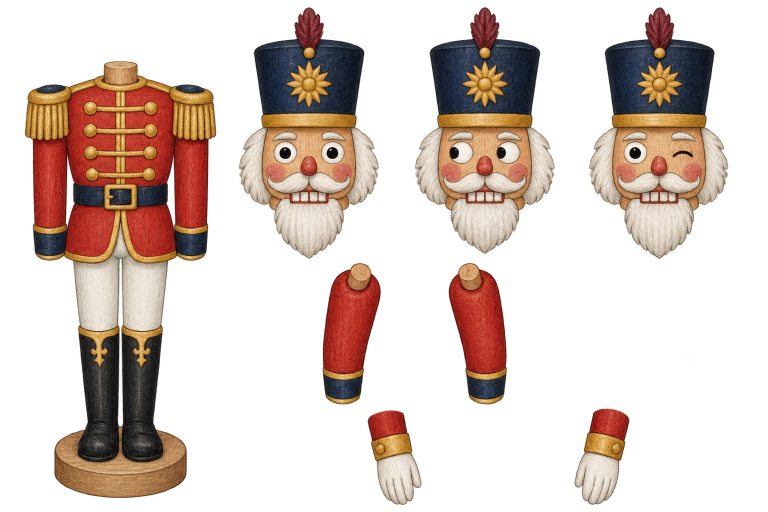
#> input picture nutcracker-midnight-dream/src/assets/gouache/sheets/nutcracker-sheet.png, 1536 x 1024 px, found by its file name (shown at 1/2 size); its folder holds 7 pictures in this run; the run also reads 3 pictures not shown here
$ python build-cast.py
#> lines starting #> are read from the running program, lines starting #| are printed output that depends on the picture; after the words box and inside, x2 and y2 are one past the last pixel; in counts of white or black regions, pixels touching at a corner belong together
"""Cut the AI-painted parts sheets (src/assets/gouache/sheets) into the
named rig pieces used by src/components/PaintedCast.tsx.
Boxes are in sheet pixels; pivots are documented in PaintedCast.tsx."""
import os
import numpy as np
from PIL import Image, ImageFilter

S = 'src/assets/gouache/sheets/'
O = 'public/gouache/cast/'
os.makedirs(O, exist_ok=True)


def crop(sheet, box, name, keep=None):
    im = Image.open(S + sheet).convert('RGBA').crop(box)
    if keep is not None:
        keep(im)
    im.save(O + name + '.png')
    return im


# ---------- Nutcracker ----------
NB = (48, 120, 436, 1000)
body = Image.open(S + 'nutcracker-sheet.png').convert('RGBA').crop(NB)
a = np.asarray(body).copy()
h, w = a.shape[:2]
#> h = 880; w = 388
yy, xx = np.mgrid[0:h, 0:w]
# epaulettes become their own overlay so the separate arms tuck underneath
ep = ((yy > 40) & (yy < 168) & ((xx < 102) | (xx > 286)))
epa = a.copy()
epa[~ep, 3] = 0
Image.fromarray(epa).save(O + 'nut-epaulettes.png')
# erase the painted-on arms below the epaulettes
arms = (yy > 150) & (yy < 420) & ((xx < 88) | (xx > 296))
a[arms, 3] = 0
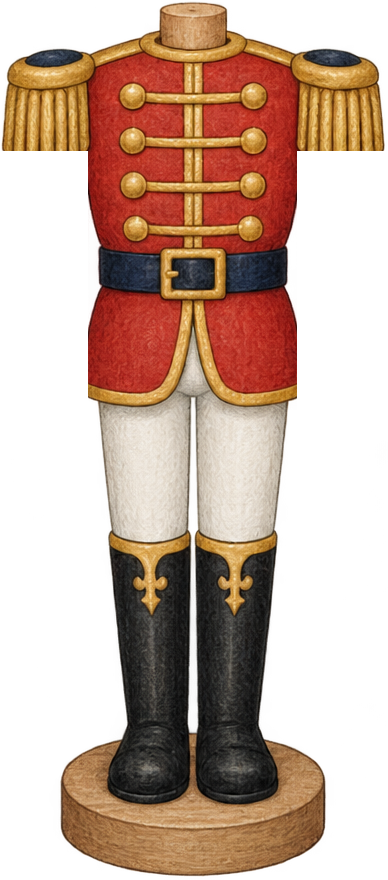
#> a: shape (880, 388, 4); mean R, G, B, A 121.6, 78, 55.8, 130.1; transparent parts drawn white
Image.fromarray(a).save(O + 'nut-body.png')
for i, (box, n) in enumerate([((476, 12, 760, 520), 'nut-head-front'), ((828, 12, 1112, 520), 'nut-head-left'), ((1176, 12, 1460, 522), 'nut-head-wink')]):
    crop('nutcracker-sheet.png', box, n)
crop('nutcracker-sheet.png', (644, 524, 764, 812), 'nut-uarm-l')
crop('nutcracker-sheet.png', (896, 524, 1016, 812), 'nut-uarm-r')
crop('nutcracker-sheet.png', (734, 818, 846, 1014), 'nut-farm-l')
crop('nutcracker-sheet.png', (1146, 816, 1262, 1012), 'nut-farm-r')

# ---------- Clara heads: lift the ribbon onto its own layer so it can sway ----------
for box, n in [((48, 14, 448, 412), 'clara-head-open'), ((562, 16, 962, 414), 'clara-head-sleep'), ((1078, 14, 1476, 412), 'clara-head-wonder')]:
    im = Image.open(S + 'clara-heads-sheet.png').convert('RGBA').crop(box)
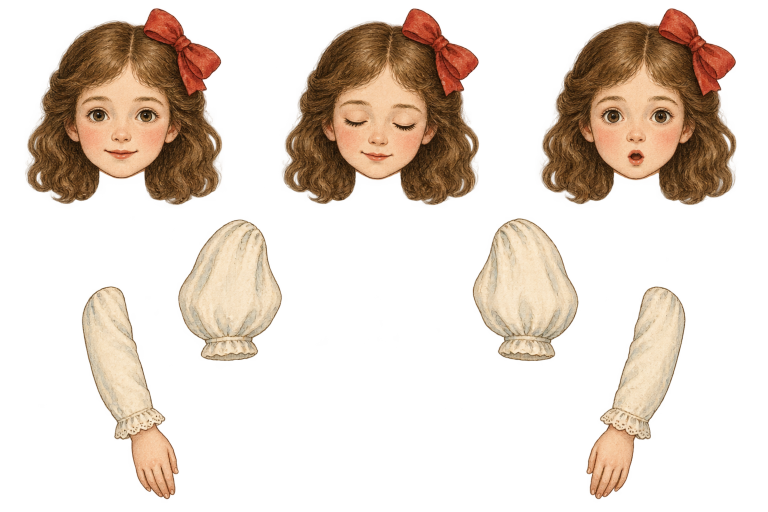
#> input picture nutcracker-midnight-dream/src/assets/gouache/sheets/clara-heads-sheet.png, 1536 x 1024 px, found by its file name (shown at 1/2 size)
#> im: PIL image 400x398 RGBA
    a = np.asarray(im).astype(np.float32)
#> a: shape (398, 400, 4) float32
    r, g, b, al = a[..., 0], a[..., 1], a[..., 2], a[..., 3]
    hh, ww = al.shape
#> hh = 398; ww = 400
    yy, xx = np.mgrid[0:hh, 0:ww]
    red = (r > 140) & (r > g * 1.55) & (r > b * 1.5) & (al > 40) & (yy < 200) & (xx > 285)
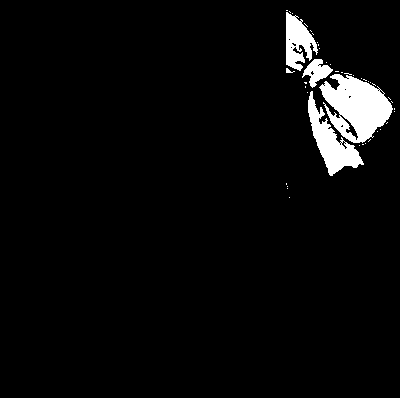
#> red: shape (398, 400) bool; 4% white; 43 white regions (38 under 20 px), largest, box (x1, y1, x2, y2) and area: (319, 74, 393, 143) 3043, (308, 91, 364, 176) 1656, (286, 12, 318, 71) 1088, (302, 59, 333, 88) 433, (286, 68, 295, 73) 23
    m = Image.fromarray((red * 255).astype(np.uint8)).filter(ImageFilter.MaxFilter(5))
#> m: PIL image 400x398 L; 5.6% white; 3 white regions, box (x1, y1, x2, y2) and area: (284, 8, 397, 178) 8871, (284, 181, 290, 191) 53, (287, 195, 292, 200) 25
    red = np.asarray(m) > 0
    rib = a.copy()
    rib[~red, 3] = 0
    Image.fromarray(rib.astype(np.uint8)).save(O + n.replace('head', 'ribbon') + '.png')
    base = a.copy()
    # fill the hole with blurred hair colour, but only where hair surrounds it
    keep = (~red) & (al > 40)
#> keep: shape (398, 400) bool; 65.5% white; 32 black regions (27 under 20 px), largest, box (x1, y1, x2, y2) and area: (0, 0, 400, 398) 54578, (371, 258, 383, 284) 104, (26, 332, 31, 349) 55, (284, 181, 290, 191) 53, (287, 195, 292, 200) 25
    km = keep.astype(np.float32)
    col = np.zeros_like(base[..., :3])
    for c in range(3):
        ch = Image.fromarray(np.where(keep, base[..., c], 0).astype(np.uint8)).filter(ImageFilter.GaussianBlur(14))
        col[..., c] = np.asarray(ch).astype(np.float32)
#> this loop made 3 passes
#> pass 1, `ch = Image.fromarray(np.where(keep, base[..., c], 0).astype(np.uint8))..`:
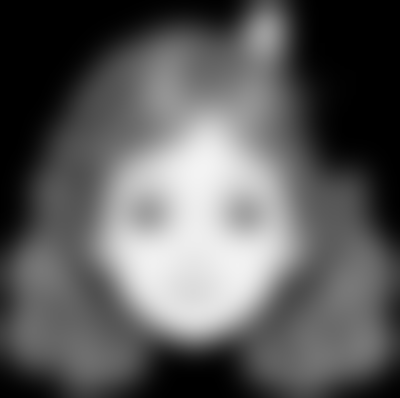
#> ch: PIL image 400x398 L; min 0, max 243, mean 92.1
#> after the loop:
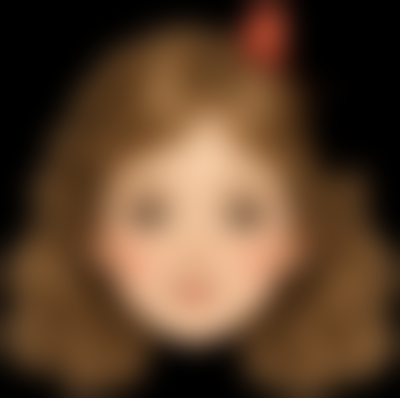
#> col: shape (398, 400, 3) float32; mean R, G, B 92.1, 65.2, 42.6
    wgt = np.asarray(Image.fromarray((km * 255).astype(np.uint8)).filter(ImageFilter.GaussianBlur(14))).astype(np.float32) / 255
    fill = col / np.maximum(wgt[..., None], 1e-3)
    inside = wgt > 0.55
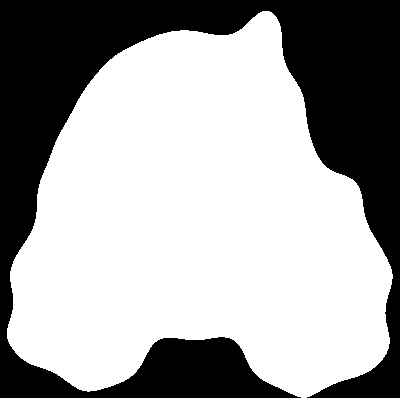
#> inside: shape (398, 400) bool; 63.9% white; 1 black region, box (x1, y1, x2, y2) and area: (0, 0, 400, 398) 57537
    base[red, :3] = np.clip(fill[red], 0, 255)
    base[red, 3] = np.where(inside[red], 255, 0)
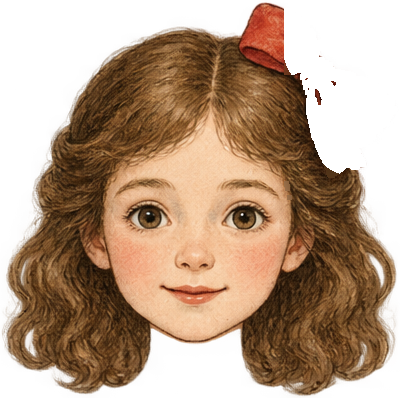
#> base: shape (398, 400, 4) float32; mean R, G, B, A 127.2, 86.6, 55.3, 161.8; transparent parts drawn white
    Image.fromarray(base.astype(np.uint8)).save(O + n + '.png')
crop('clara-heads-sheet.png', (354, 438, 566, 724), 'clara-uarm-l')
crop('clara-heads-sheet.png', (944, 434, 1160, 726), 'clara-uarm-r')
crop('clara-heads-sheet.png', (162, 570, 360, 1002), 'clara-farm-l')
crop('clara-heads-sheet.png', (1170, 572, 1374, 1002), 'clara-farm-r')
crop('clara-bodies-sheet.png', (24, 74, 344, 952), 'clara-body-stand')
crop('clara-bodies-sheet.png', (394, 332, 958, 914), 'clara-body-kneel')
crop('clara-bodies-sheet.png', (982, 422, 1514, 924), 'clara-body-sit')

# ---------- toy soldiers ----------
crop('soldier-sheet.png', (68, 18, 466, 900), 'soldier-rifle')
crop('soldier-sheet.png', (536, 18, 980, 966), 'soldier-drum')
crop('soldier-sheet.png', (1078, 466, 1206, 982), 'soldier-leg')

# ---------- ballerina turnaround ----------
for i, box in enumerate([(16, 50, 392, 962), (404, 50, 760, 962), (776, 50, 1150, 962), (1162, 50, 1524, 962)]):
    crop('ballerina-sheet.png', box, f'ballerina-{i}')
print('cast written to', O, sorted(os.listdir(O)))

# ---------- ballerina costume variants: auto-split into 4 views + toe points ----------
import json


def knock_out_background(im):
    """Sheets that came back opaque: flood-fill the background from the edges."""
    from PIL import ImageDraw
    a = np.asarray(im).copy()
    if a[..., 3].min() < 250:
        return im
    rgb = im.convert('RGB')
    key = (1, 254, 3)
    for p in [(0, 0), (im.width - 1, 0), (0, im.height - 1), (im.width - 1, im.height - 1), (im.width // 2, 0), (im.width // 2, im.height - 1)]:
        ImageDraw.floodfill(rgb, p, key, thresh=26)
    m = np.all(np.asarray(rgb) == key, -1)
    soft = np.asarray(Image.fromarray((m * 255).astype(np.uint8)).filter(ImageFilter.GaussianBlur(1.2))).astype(np.float32) / 255
    a[..., 3] = (255 * (1 - soft)).astype(np.uint8)
    a[m, 3] = 0
    return Image.fromarray(a)


def split_views(sheet):
#> called with sheet = 'ballerina-sheet.png'
    im = knock_out_background(Image.open(S + sheet).convert('RGBA'))
    arr = np.asarray(im).copy()
    arr[arr[..., 3] < (200 if np.median(arr[..., 3]) > 60 else 70), 3] = 0  # clear faint background haze
    im = Image.fromarray(arr)
    a = arr[..., 3] > 30
    cols = a.sum(axis=0) > 4
    runs, x = [], 0
    while x < len(cols):
        if cols[x]:
            s = x
            while x < len(cols) and cols[x]:
                x += 1
            if x - s > 60:
                runs.append((s, x))
        x += 1
#> this loop made 94 passes
#> (s, x) on passes 18, 36, 58: (17, 390), (407, 757), (778, 1146)
#> s on pass 79: 1166
#> after the loop, runs = [(17, 389), (407, 756), (778, 1145), (1166, 1520)]; x = 1536
    out = []
    for s, e in runs[:4]:
        sub = a[:, s:e]
        rows = np.nonzero(sub.any(axis=1))[0]
#> rows = 907 values from 52 to 958
        y0, y1 = rows.min(), rows.max() + 1
#> y0 = 52; y1 = 959
        box = (s - 2, y0 - 2, e + 2, y1 + 2)
#> box = (15, 50, 391, 961)
        crop = im.crop(box)
        ca = np.asarray(crop)[..., 3] > 30
        # toe = centre of the lowest 12 opaque rows
        ys, xs = np.nonzero(ca)
        low = ys >= ys.max() - 12
        out.append((crop, int(xs[low].mean()), int(ys.max())))
    return out


meta = {}
for key, sheet in [('pink', 'ballerina-sheet.png'), ('blue', 'ballerina-blue-sheet.png'), ('gold', 'ballerina-gold-sheet.png')]:
    views = split_views(sheet)
#> views = 4 items
    meta[key] = []
    for i, (crop, tx, ty) in enumerate(views):
        crop.save(O + f'ballerina-{key}-{i}.png')
        meta[key].append({'w': crop.width, 'h': crop.height, 'toeX': tx, 'toeY': ty})
#> this loop made 4 passes
#> (tx, ty) on passes 1 to 4: (190, 908), (167, 908), (187, 908), (166, 907)
json.dump(meta, open('src/components/ballerina-meta.json', 'w'), indent=1)
print(json.dumps(meta))
